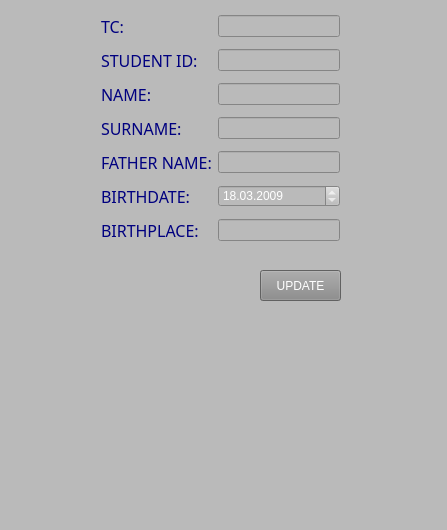
<?xml version="1.0" encoding="UTF-8"?>
<ui version="4.0">
 <class>AdminUpdateStudent</class>
 <widget class="QMainWindow" name="AdminUpdateStudent">
  <property name="geometry">
   <rect>
    <x>0</x>
    <y>0</y>
    <width>447</width>
    <height>530</height>
   </rect>
  </property>
  <property name="windowTitle">
   <string>Edit Student</string>
  </property>
  <property name="styleSheet">
   <string notr="true">background-color: rgb(186, 186, 186);</string>
  </property>
  <widget class="QWidget" name="centralwidget">
   <widget class="QWidget" name="layoutWidget">
    <property name="geometry">
     <rect>
      <x>101</x>
      <y>10</y>
      <width>239</width>
      <height>237</height>
     </rect>
    </property>
    <layout class="QGridLayout" name="gridLayout">
     <item row="1" column="0">
      <widget class="QLabel" name="label_7">
       <property name="font">
        <font>
         <family>Rockwell Condensed</family>
         <pointsize>12</pointsize>
         <weight>50</weight>
         <italic>false</italic>
         <bold>false</bold>
        </font>
       </property>
       <property name="styleSheet">
        <string notr="true">font: 12pt &quot;Rockwell Condensed&quot;;
color: rgb(0, 0, 127);</string>
       </property>
       <property name="text">
        <string>STUDENT ID:</string>
       </property>
      </widget>
     </item>
     <item row="0" column="1">
      <widget class="QLineEdit" name="txt_Tc">
       <property name="styleSheet">
        <string notr="true">font: 12pt &quot;Rockwell Condensed&quot;;
color: rgb(255,255,255);</string>
       </property>
      </widget>
     </item>
     <item row="0" column="0">
      <widget class="QLabel" name="label">
       <property name="font">
        <font>
         <family>Rockwell Condensed</family>
         <pointsize>12</pointsize>
         <weight>50</weight>
         <italic>false</italic>
         <bold>false</bold>
        </font>
       </property>
       <property name="styleSheet">
        <string notr="true">font: 12pt &quot;Rockwell Condensed&quot;;
color: rgb(0, 0, 127);</string>
       </property>
       <property name="text">
        <string>TC:</string>
       </property>
      </widget>
     </item>
     <item row="1" column="1">
      <widget class="QLineEdit" name="txt_StudentId">
       <property name="styleSheet">
        <string notr="true">font: 12pt &quot;Rockwell Condensed&quot;;
color: rgb(255,255,255);</string>
       </property>
      </widget>
     </item>
     <item row="2" column="1">
      <widget class="QLineEdit" name="txt_Name">
       <property name="styleSheet">
        <string notr="true">font: 12pt &quot;Rockwell Condensed&quot;;
color: rgb(255,255,255);</string>
       </property>
      </widget>
     </item>
     <item row="8" column="1">
      <widget class="QDateEdit" name="dateEdit_2">
       <property name="styleSheet">
        <string notr="true">font: 12pt &quot;Rockwell Condensed&quot;;
color: rgb(255,255,255);</string>
       </property>
       <property name="maximumDateTime">
        <datetime>
         <hour>23</hour>
         <minute>59</minute>
         <second>59</second>
         <year>2015</year>
         <month>12</month>
         <day>31</day>
        </datetime>
       </property>
       <property name="maximumDate">
        <date>
         <year>2015</year>
         <month>12</month>
         <day>31</day>
        </date>
       </property>
       <property name="minimumDate">
        <date>
         <year>1920</year>
         <month>9</month>
         <day>15</day>
        </date>
       </property>
       <property name="currentSection">
        <enum>QDateTimeEdit::DaySection</enum>
       </property>
       <property name="displayFormat">
        <string>d.MM.yyyy</string>
       </property>
       <property name="currentSectionIndex">
        <number>0</number>
       </property>
       <property name="date">
        <date>
         <year>2009</year>
         <month>3</month>
         <day>18</day>
        </date>
       </property>
      </widget>
     </item>
     <item row="9" column="1">
      <widget class="QLineEdit" name="txt_BirthPlace">
       <property name="styleSheet">
        <string notr="true">font: 12pt &quot;Rockwell Condensed&quot;;
color: rgb(255,255,255);</string>
       </property>
      </widget>
     </item>
     <item row="8" column="0">
      <widget class="QLabel" name="label_5">
       <property name="font">
        <font>
         <family>Rockwell Condensed</family>
         <pointsize>12</pointsize>
         <weight>50</weight>
         <italic>false</italic>
         <bold>false</bold>
        </font>
       </property>
       <property name="styleSheet">
        <string notr="true">font: 12pt &quot;Rockwell Condensed&quot;;
color: rgb(0, 0, 127);</string>
       </property>
       <property name="text">
        <string>BIRTHDATE:</string>
       </property>
      </widget>
     </item>
     <item row="9" column="0">
      <widget class="QLabel" name="label_6">
       <property name="font">
        <font>
         <family>Rockwell Condensed</family>
         <pointsize>12</pointsize>
         <weight>50</weight>
         <italic>false</italic>
         <bold>false</bold>
        </font>
       </property>
       <property name="styleSheet">
        <string notr="true">font: 12pt &quot;Rockwell Condensed&quot;;
color: rgb(0, 0, 127);</string>
       </property>
       <property name="text">
        <string>BIRTHPLACE:</string>
       </property>
      </widget>
     </item>
     <item row="2" column="0">
      <widget class="QLabel" name="label_2">
       <property name="font">
        <font>
         <family>Rockwell Condensed</family>
         <pointsize>12</pointsize>
         <weight>50</weight>
         <italic>false</italic>
         <bold>false</bold>
        </font>
       </property>
       <property name="styleSheet">
        <string notr="true">font: 12pt &quot;Rockwell Condensed&quot;;
color: rgb(0, 0, 127);</string>
       </property>
       <property name="text">
        <string>NAME:</string>
       </property>
      </widget>
     </item>
     <item row="3" column="0">
      <widget class="QLabel" name="label_3">
       <property name="font">
        <font>
         <family>Rockwell Condensed</family>
         <pointsize>12</pointsize>
         <weight>50</weight>
         <italic>false</italic>
         <bold>false</bold>
        </font>
       </property>
       <property name="styleSheet">
        <string notr="true">font: 12pt &quot;Rockwell Condensed&quot;;
color: rgb(0, 0, 127);</string>
       </property>
       <property name="text">
        <string>SURNAME:</string>
       </property>
      </widget>
     </item>
     <item row="3" column="1">
      <widget class="QLineEdit" name="txt_Surname">
       <property name="styleSheet">
        <string notr="true">font: 12pt &quot;Rockwell Condensed&quot;;
color: rgb(255,255,255);</string>
       </property>
      </widget>
     </item>
     <item row="4" column="0">
      <widget class="QLabel" name="label_4">
       <property name="font">
        <font>
         <family>Rockwell Condensed</family>
         <pointsize>12</pointsize>
         <weight>50</weight>
         <italic>false</italic>
         <bold>false</bold>
        </font>
       </property>
       <property name="styleSheet">
        <string notr="true">font: 12pt &quot;Rockwell Condensed&quot;;
color: rgb(0, 0, 127);</string>
       </property>
       <property name="text">
        <string>FATHER NAME:</string>
       </property>
      </widget>
     </item>
     <item row="4" column="1">
      <widget class="QLineEdit" name="txt_FatherName">
       <property name="styleSheet">
        <string notr="true">font: 12pt &quot;Rockwell Condensed&quot;;
color: rgb(255,255,255);</string>
       </property>
      </widget>
     </item>
    </layout>
   </widget>
   <widget class="QPushButton" name="btn_Add">
    <property name="geometry">
     <rect>
      <x>260</x>
      <y>270</y>
      <width>81</width>
      <height>31</height>
     </rect>
    </property>
    <property name="styleSheet">
     <string notr="true">background-color: rgb(136, 136, 136);
color: rgb(255, 255, 255);
font: 12pt &quot;Rockwell Condensed&quot;;</string>
    </property>
    <property name="text">
     <string>UPDATE</string>
    </property>
   </widget>
   <widget class="QLabel" name="label_8">
    <property name="geometry">
     <rect>
      <x>140</x>
      <y>340</y>
      <width>181</width>
      <height>131</height>
     </rect>
    </property>
    <property name="styleSheet">
     <string notr="true">image: url(:/newPrefix/Aydin.png);
image: url(:/newPrefix/Aydin.png);
image: url(:/newPrefix/Aydin.png);</string>
    </property>
    <property name="text">
     <string/>
    </property>
   </widget>
  </widget>
  <widget class="QMenuBar" name="menubar">
   <property name="geometry">
    <rect>
     <x>0</x>
     <y>0</y>
     <width>447</width>
     <height>21</height>
    </rect>
   </property>
  </widget>
  <widget class="QStatusBar" name="statusbar"/>
 </widget>
 <resources>
  <include location="../../../../Documents/masaüstü/asd.qrc"/>
 </resources>
 <connections/>
</ui>
